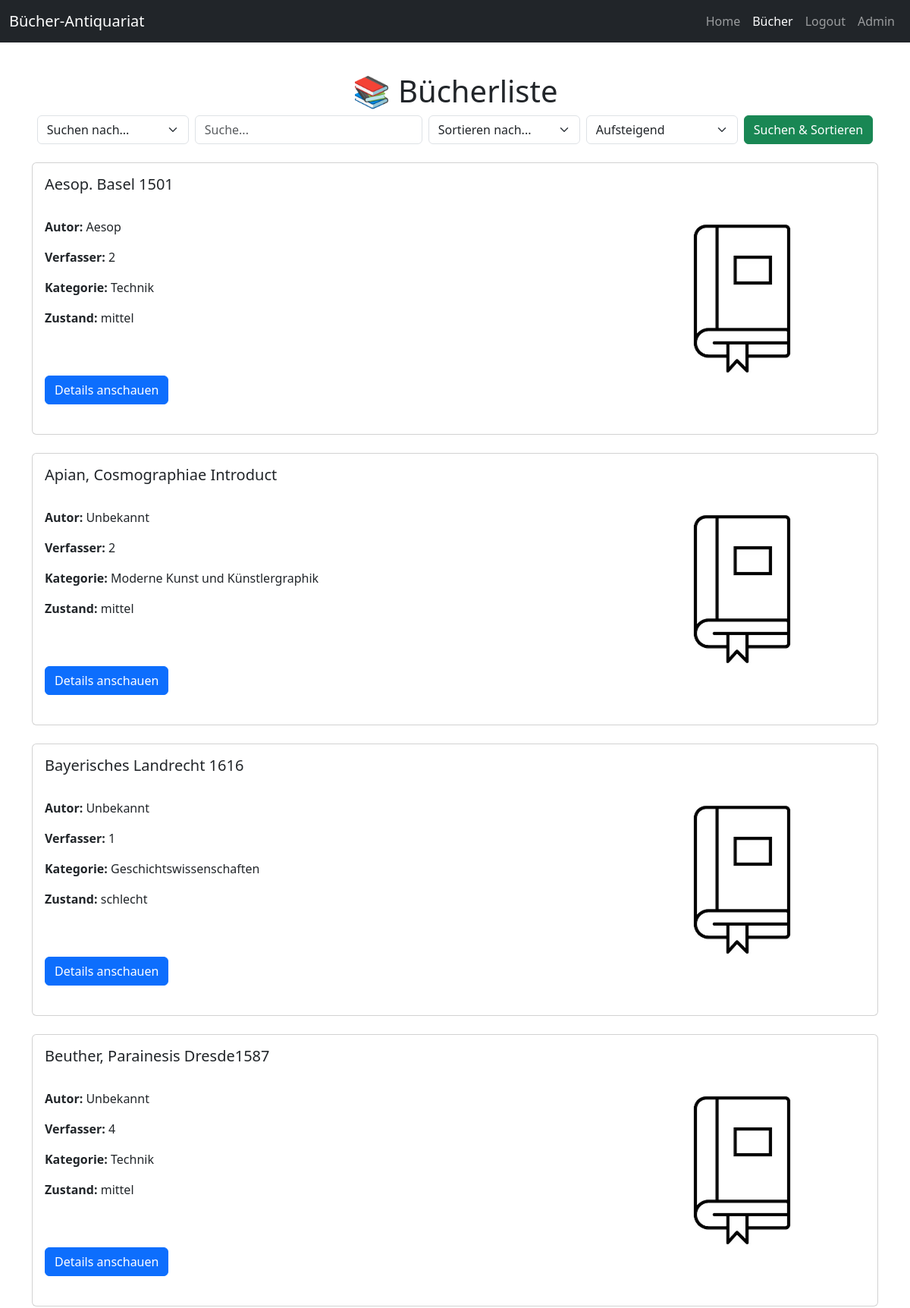
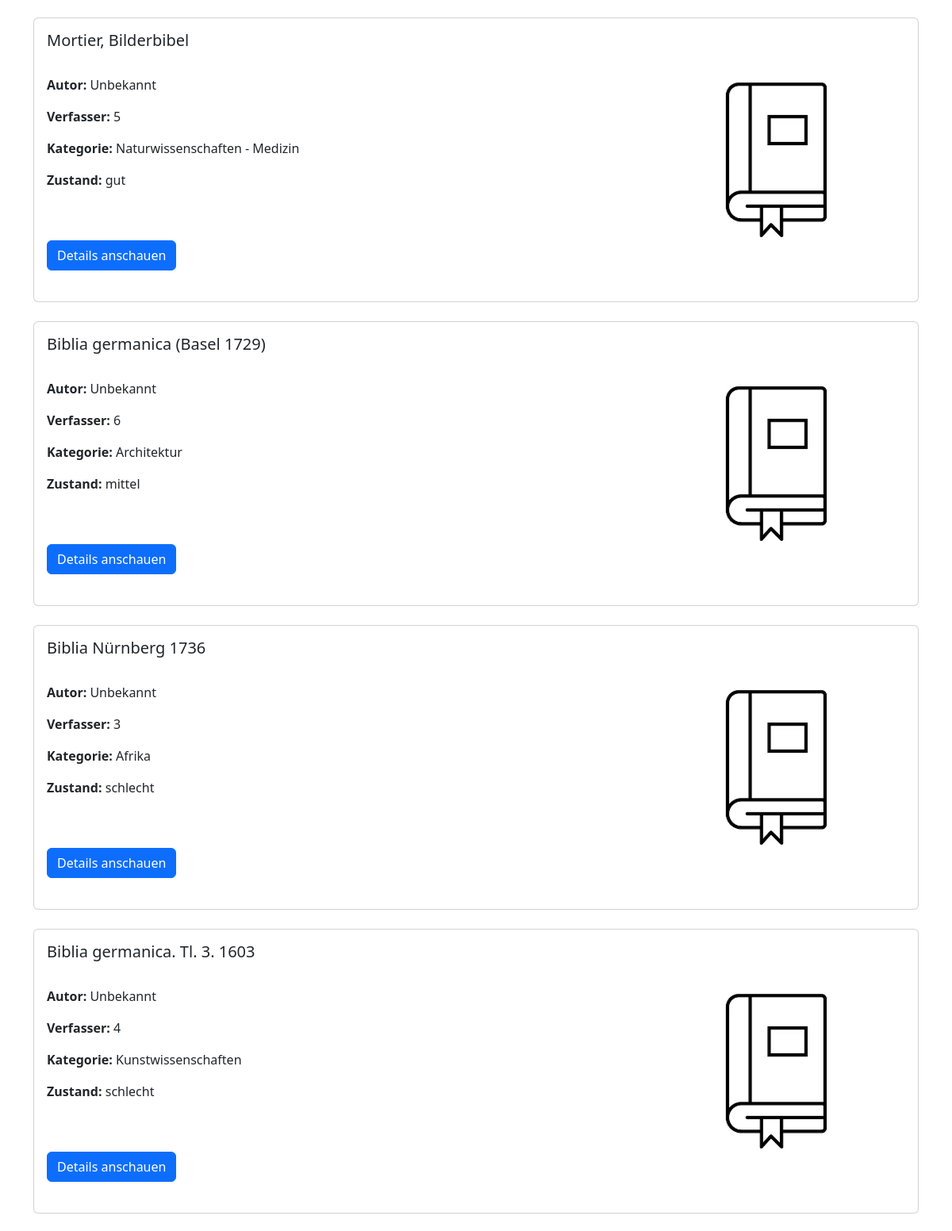
Page /loggedin/buecher.php (signed in, upper part) on the committed database (2 pictures, top to bottom).
### tables this page shows
CREATE TABLE `buecher` (
  `id` int NOT NULL,
  `katalog` int DEFAULT NULL,
  `nummer` int DEFAULT NULL,
  `Title` varchar(34) DEFAULT NULL,
  `kategorie` int DEFAULT NULL,
  `verkauft` int DEFAULT NULL,
  `kaufer` int DEFAULT NULL,
  `autor` varchar(87) DEFAULT NULL,
  `Beschreibung` varchar(4242) DEFAULT NULL,
  `foto` varchar(8) DEFAULT NULL,
  `verfasser` int DEFAULT NULL,
  `zustand` varchar(1) DEFAULT NULL
);

### loggedin/buecher.php (the view, shortened to what this page needs)
<?php
require '../db.php';
$admin = $_SESSION['admin'];
$kategorien = [];
$kategorienResult = $con->query("SELECT id, kategorie FROM kategorien");
while ($row = $kategorienResult->fetch_assoc()) {
    $kategorien[(int)$row['id']] = $row['kategorie'];
}
$zustaende = [];
$zustaendeResult = $con->query("SELECT zustand, beschreibung FROM zustaende");
while ($row = $zustaendeResult->fetch_assoc()) {
    $zustaende[$row['zustand']] = $row['beschreibung'];
}
$limit = 20;
$page = isset($_GET['page']) ? (int)$_GET['page'] : 1;
$offset = ($page - 1) * $limit;
$allowedColumns = ['id', 'katalog', 'nummer', 'Title', 'kategorie', 'verkauft', 'kaufer', 'autor', 'foto', 'verfasser', 'zustand'];
$sortBy = isset($_GET['sort']) && in_array($_GET['sort'], $allowedColumns) ? $_GET['sort'] : 'id';
$order = isset($_GET['order']) && $_GET['order'] === 'desc' ? 'DESC' : 'ASC';
$filter = isset($_GET['filter']) && in_array($_GET['filter'], $allowedColumns) ? $_GET['filter'] : '';
$search = isset($_GET['search']) ? trim($_GET['search']) : '';
$sql = "SELECT * FROM buecher WHERE 1=1";
$types = "";
$params = [];
$sql .= " ORDER BY $sortBy $order LIMIT ? OFFSET ?";
$stmt = mysqli_prepare($con, $sql);
if (!empty($params)) {
    $params[] = $limit;
    $params[] = $offset;
    $types .= "ii";
    mysqli_stmt_bind_param($stmt, $types, ...$params);
} else {
    mysqli_stmt_bind_param($stmt, "ii", $limit, $offset);
}
mysqli_stmt_execute($stmt);
$result = mysqli_stmt_get_result($stmt);
$buecher = mysqli_fetch_all($result, MYSQLI_ASSOC);
?>
<!DOCTYPE html>
<html lang="de">
<head>
    <link href="https://cdn.jsdelivr.net/npm/bootstrap@5.3.3/dist/css/bootstrap.min.css" rel="stylesheet">
    <link rel="stylesheet" href="style.css">
</head>
<body>
<header>
  <nav class="navbar navbar-expand-md navbar-dark bg-dark" style="position: fixed; width: 100%; z-index: 1000; margin: 0; top: 0;">
    <div class="container-fluid">
      <a class="navbar-brand" href="index.php">Bücher-Antiquariat</a>
      <div class="collapse navbar-collapse" id="navbarCollapse">
        <ul class="navbar-nav ms-auto">
          <li class="nav-item"><a class="nav-link" href="index.php">Home</a></li>
          <li class="nav-item"><a class="nav-link active" href="buecher.php">Bücher</a></li>
          <li class="nav-item"><a class="nav-link" href="../logout.php">Logout</a></li>
          <li class="nav-item"><a class="nav-link <?php echo ($admin == 1) ? '' : 'disabled'; ?>" href="<?php echo ($admin == 1) ? '../admintools/dashboard.php' : '#'; ?>">Admin</a></li>
        </ul>
      </div>
    </div>
  </nav>
</header>
<main class="container mt-5 pt-5">
    <h1 class="text-center">📚 Bücherliste</h1>
    <form method="GET" class="mb-4 d-flex justify-content-center">
        <select name="filter" class="form-select me-2" style="max-width: 200px;">
            <option value="" <?= empty($filter) ? 'selected' : '' ?> disabled>Suchen nach...</option>
        </select>
        <input type="text" name="search" class="form-control me-2" placeholder="Suche..." value="<?= htmlspecialchars($search) ?>" style="max-width: 300px;">
        <select name="sort" class="form-select me-2" style="max-width: 200px;">
            <option value="id" <?= $sortBy === 'id' ? 'selected' : '' ?> disabled>Sortieren nach...</option>
        </select>
        <select name="order" class="form-select me-2" style="max-width: 200px;">
            <option value="asc" <?= $order === 'ASC' ? 'selected' : '' ?>>Aufsteigend</option>
        </select>
        <button type="submit" class="btn btn-success">Suchen & Sortieren</button>
    </form>
    <div class="row">
    <?php foreach ($buecher as $buch): ?>
        <div class="col-12 mb-4">
            <div class="card">
                <div class="card-body" style="display: flex; justify-content: space-between;">
                <div>
                    <h5 class="card-title"><?= isset($buch['Title']) && $buch['Title'] !== null && $buch['Title'] !== '' ? htmlspecialchars($buch['Title']) : 'Unbekannt' ?></h5><br>
                    <p class="card-text"><strong>Autor:</strong> <?= isset($buch['autor']) && $buch['autor'] !== null && $buch['autor'] !== '' ? htmlspecialchars($buch['autor']) : 'Unbekannt' ?></p>
                    <p class="card-text"><strong>Verfasser:</strong> <?= isset($buch['verfasser']) && $buch['verfasser'] !== null && $buch['verfasser'] !== '' ? htmlspecialchars($buch['verfasser']) : 'Unbekannt' ?></p>
                    <p class="card-text"><strong>Kategorie:</strong> <?= isset($kategorien[$buch['kategorie']]) && $kategorien[$buch['kategorie']] !== null ? htmlspecialchars($kategorien[$buch['kategorie']]) : 'Unbekannt' ?></p>
                    <p class="card-text"><strong>Zustand:</strong> <?= isset($zustaende[$buch['zustand']]) && $zustaende[$buch['zustand']] !== null ? htmlspecialchars($zustaende[$buch['zustand']]) : 'Unbekannt' ?></p><br><br>
                    <a href="buch.php?id=<?= $buch['id'] ?>" class="btn btn-primary">Details anschauen</a>
                </div>
                    <div style="display: flex; justify-content: space-between;"><img src="../img/buch-symbol_632498-3975.jpg" alt="Buch" width="325px" height="325px"></div>
                </div>
            </div>
        </div>
    <?php endforeach; ?>
</div>
</main>
</body>
</html>

### style.css (style rules this page uses)
body { color: rgb(var(--bs-tertiary-color-rgb)); }
html, body { height: 100%; }

### loggedin/buecher.php (style rules this page uses)
body { padding: 0; }

### rows in the picture
buecher: Title "Aesop. Basel 1501", autor "Aesop", verfasser "2", kategorie "Technik", zustand "mittel"
buecher: Title "Apian, Cosmographiae Introduct", shows "Unbekannt", verfasser "2", kategorie "Moderne Kunst und Künstlergraphik", zustand "mittel"
buecher: Title "Bayerisches Landrecht 1616", autor "Unbekannt", verfasser "1", kategorie "Geschichtswissenschaften", zustand "schlecht"
buecher: Title "Beuther, Parainesis Dresde1587", shows "Unbekannt", verfasser "4", kategorie "Technik", zustand "mittel"
buecher: Title "Mortier, Bilderbibel", shows "Unbekannt", verfasser "5", kategorie "Naturwissenschaften - Medizin", zustand "gut"
buecher: Title "Biblia germanica (Basel 1729)", shows "Unbekannt", verfasser "6", kategorie "Architektur", zustand "mittel"
buecher: Title "Biblia Nürnberg 1736", shows "Unbekannt", verfasser "3", kategorie "Afrika", zustand "schlecht"
buecher: Title "Biblia germanica. Tl. 3. 1603", shows "Unbekannt", verfasser "4", kategorie "Kunstwissenschaften", zustand "schlecht"
